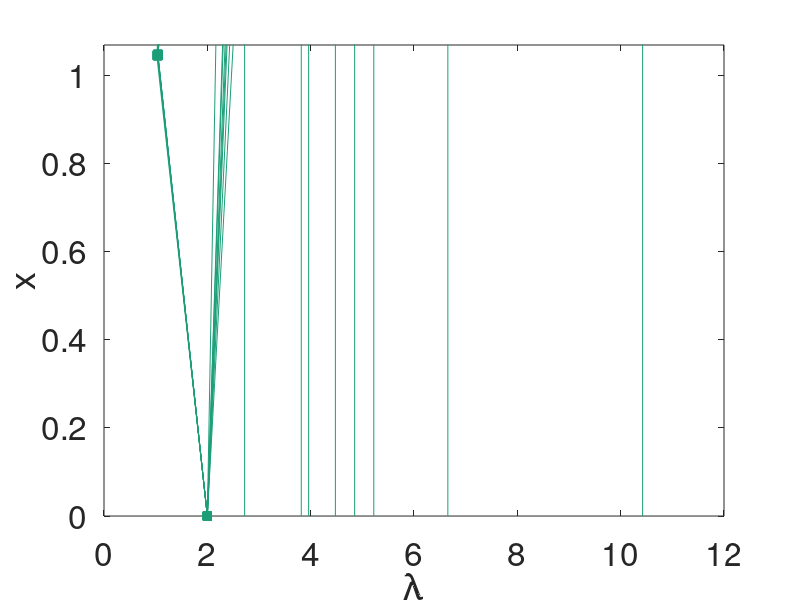
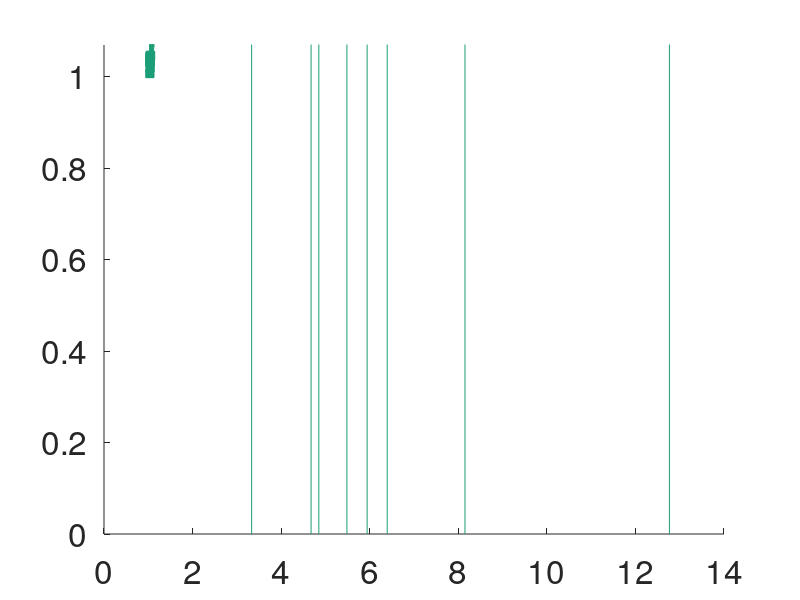

Reproduce these figures in MATLAB, in order.
function Figure4_bd
%% plot figure 4 b and d

clear
clc

%%  IEEE 14
load bus14
[m,n] = size(bus14);
num = 10;simsize = 6;
color_net1 = [27,158,119]/255;

figure1 = figure('color',[1 1 1]);
axes1 = axes('Parent',figure1,'FontSize',24);%,'XScale','log'
hold(axes1,'all');
for i = 1:m
    for j = 1:n
        e10 = bus14{i,j};
        e10 = abs(e10');
        plot(e10(:,3),e10(:,1),'-s','Color',color_net1,'Linewidth',0.01,'MarkerSize',simsize,'MarkerFaceColor',color_net1,'MarkerEdgeColor',color_net1);hold on;
        plot([e10(end,3),e10(end,3)],[e10(end,1),0],'-','Color',color_net1)
    end
end

box on
xlabel('\lambda')
ylabel('x')
ylim([0,1.07])
%% beta space
figure1 = figure('color',[1 1 1]);
axes1 = axes('Parent',figure1,'FontSize',24);%
hold(axes1,'all');
[m,n] = size(bus14);color_net1 = [27,158,119]/255;
for i = 1:m
    for j = 1:n
        e10 = bus14{i,j};
        e10 = abs(e10');
        e10(:,2) = e10(:,2);
        plot(e10(:,2),e10(:,4),'-s','Color',color_net1,'Linewidth',0.01,'MarkerSize',simsize,'MarkerFaceColor',color_net1,'MarkerEdgeColor',color_net1);hold on;
        plot([e10(end,2),e10(end,2)],[e10(end,4),0],'-','Color',color_net1)
    end
end
ylim([0,1.07])




